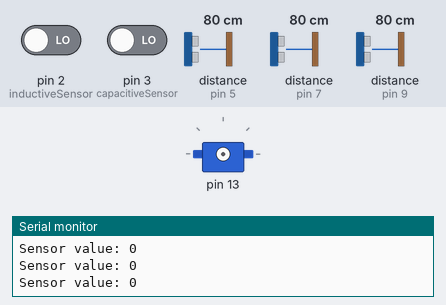
A sketch run on a simulated Arduino Uno, built with avr-gcc and run on an emulated ATmega328P. On the bench: servo, the last lines printed to the serial monitor. Inputs (shaded band) come from the test bench; at power-on: pin 3 (capacitiveSensor) LOW, distance to the obstacle (sensors on pin 7, pin 9, pin 5) 80 cm, pin 2 (inductiveSensor) LOW. The echo pulse lasts 58.3 µs per cm.

Above: at 1.2 s.
1.3 s: pin 3 (capacitiveSensor) driven HIGH
At 6.7 s:
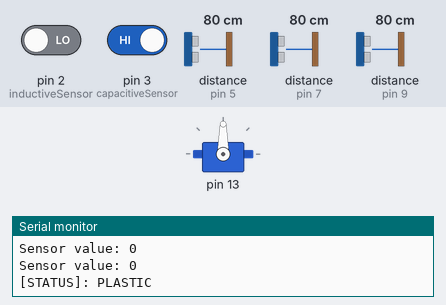
12.7 s: distance to the obstacle (sensor on pin 7) set to 18 cm
17.9 s: distance to the obstacle (sensor on pin 9) set to 12 cm
23.6 s: distance to the obstacle (sensor on pin 9) set to 9 cm
Timing chart, 0 to 26.6 s (numbered marks = the images above; inputs shaded):
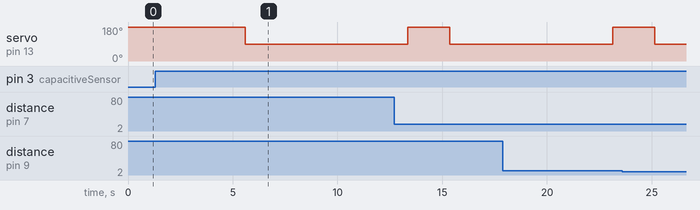

Measured:
- after the input at 1.3 s, servo on pin 13: 180° → 90° after 4.3 s

The sketch:

arduino.ino
```cpp
#include <NewPing.h>
#include <Servo.h>
#include <SoftwareSerial.h>
#include <math.h>

// WIFI RX & TX=============================================
SoftwareSerial espSerial(19, 18); // RX, TX


//Sonars====================================================

//sonar1  - prima trapa
const int trigPin1 = 4;
const int echoPin1 = 5;
int maxDistance1 = 400; // limita maxima de detectare pentru senzorul HC-SR04, in cm
NewPing sonar1(trigPin1, echoPin1, maxDistance1);


//sonar2 - a doua trapa
const int trigPin2 = 6;
const int echoPin2 = 7;
int maxDistance2 = 400; // limita maxima de detectare pentru senzorul HC-SR04, in cm
NewPing sonar2(trigPin2, echoPin2, maxDistance2);


//sonar3 - a doua trapa
const int trigPin3 = 8;
const int echoPin3 = 9;
int maxDistance3 = 400; // limita maxima de detectare pentru senzorul HC-SR04, in cm
NewPing sonar3(trigPin3, echoPin3, maxDistance3);


//ServoMotors===============================================

Servo servoMotor1;
Servo servoMotor2;


// Capacitive & Inductive sensors===========================
int inductiveSensor = 2;
int capacitiveSensor = 3;


void setup() {

  //Inductive & capacitive
  pinMode(inductiveSensor, INPUT);
  pinMode(capacitiveSensor, INPUT);

  Serial.begin(9600);

  //wifi
  espSerial.begin(9600);  // Set the baud rate of ESP8266
}


const int numSamples = 50;
int sensorValues[numSamples];
int state = LOW;

int filter(int sensorName){

  int value = digitalRead(sensorName);


  // muta fiecare valoare la stanga in vector, lasand primul element liber pentru a stoca valoarea curenta
  for (int i = 0; i < numSamples - 1; i++) {
    sensorValues[i] = sensorValues[i+1];
  }
  // adauga valoarea curenta la ultimul element din vector
  sensorValues[numSamples-1] = value;

  // calculeaza media valorilor din vector
  int sum = 0;
  for (int i = 0; i < numSamples; i++) {
    sum += sensorValues[i];
  }
  int average = sum / numSamples;


  if (average > 0){
    state = HIGH;
  } else {
    state = LOW;
  }


  Serial.print("Sensor value: ");
  Serial.println(state);

  return state;
}


bool maxBin (int max){
  int maxMetal, maxPlastic = max + 1;
   maxMetal = sonar2.ping_cm();
   maxPlastic = sonar3.ping_cm();

  bool fullBin = false;
  if (maxMetal < max || maxPlastic < max){
    fullBin = true;
  }
  return fullBin;
}


void motor1(Servo &servoName, int pinMotor, int angle, int thresholdDistance, int delayMotor) {

  int distance = sonar1.ping_cm();

  if (distance > 1 && distance < thresholdDistance){
    servoName.attach(pinMotor);
    servoName.write(0);
    delay(delayMotor);
  }

}

struct Bin {
  int counterPlastic;
  int counterMetal;
  int levelPlastic;
  int levelMetal;
};
Bin binData={0,0,0,0};


  struct Bin motor2(Servo &servoName1, Servo &servoName2,  int pinMotor1, int pinMotor2, int angle, int thresholdDistance, int delayMotors) { // 0 - LEFT / 90 - center / 180 right

  int capacitive = -1;
  int inductive = -1;

  for (int i = 0; i<50; i++){
   capacitive = filter(capacitiveSensor);
  }

  for (int i = 0; i<50; i++){
   inductive = filter(inductiveSensor);

  }

  int distance = sonar1.ping_cm();

 if (capacitive == HIGH && inductive == HIGH) {
    Serial.println("[STATUS]: METAL");
    binData.counterMetal++;
    binData.levelMetal+=33;
    if (binData.levelMetal == 99){
      binData.levelMetal+= 1;
    }

    servoName2.attach(pinMotor2);
    servoName2.write(0);
    delay(delayMotors);
    servoName2.write(angle);
    delay(delayMotors);
    servoName2.detach();

    if (distance >= thresholdDistance){
    delay(delayMotors);
    servoName1.write(angle);
    delay(delayMotors);
    servoName1.detach();
    }

  } else if (capacitive == HIGH && inductive == LOW) {
    Serial.println("[STATUS]: PLASTIC");
    binData.counterPlastic++;
    binData.levelPlastic+=33;
    if (binData.levelPlastic == 99){
      binData.levelPlastic+= 1;
      }

    servoName2.attach(pinMotor2);
    servoName2.write(180);
    delay(delayMotors);
    servoName2.write(180 - angle);
    delay(delayMotors);
    servoName2.detach();

    if (distance >= thresholdDistance){
    delay(delayMotors);
    servoName1.write(angle);
    delay(delayMotors);
    servoName1.detach();
    }
  } else {
    Serial.println("[STATUS]: WAIT");
  }
  return binData;
}


 void sendDataToWiFi(Bin binData){

   Serial.println("Sending data to ESP8266...");

   espSerial.println(binData.counterMetal);
   espSerial.println(binData.counterPlastic);
   espSerial.println(binData.levelMetal);
   espSerial.println(binData.levelPlastic);

 }

bool isFull = true;

void loop() {
  isFull = maxBin(11);
  Serial.println(isFull == false ? "GOL" : "PLIN");
  if (isFull == false){
    Serial.println("[STATUS]: START");

    motor1(servoMotor1, 12, 90, 30, 2000);

    struct Bin binData = motor2(servoMotor1, servoMotor2, 12, 13, 90, 30, 2000);
    sendDataToWiFi(binData);

  }
}
```
